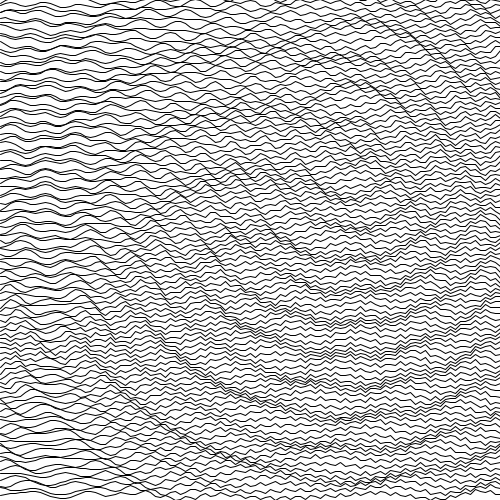
Frame 1 (no input)
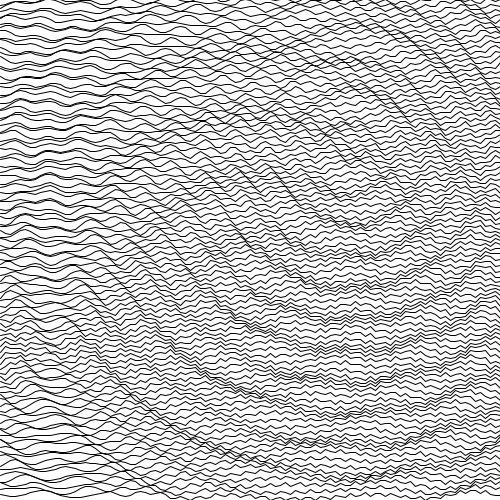
Frame 60 (the mouse pressed at the canvas centre just before this capture)
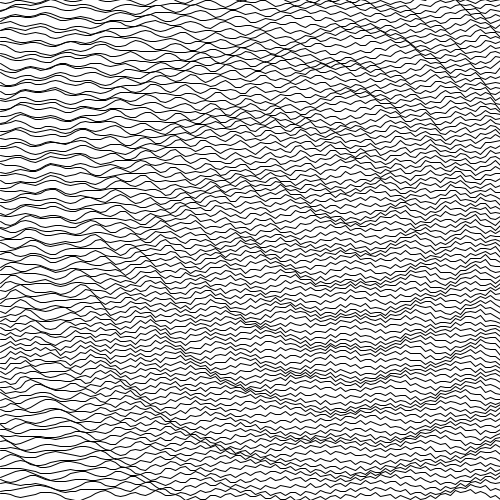
Frame 120 (the mouse held since frame 60 and released just before this capture)

The Processing sketch that drew these frames (run headless with seeded random() and noise(); from frame 60 on, the mouse is pressed at the canvas centre):

// Processing sketch: sineWaveExample
// ── sineWaveExample.pde
SineWave wave1 = new SineWave(250, 300, 10);
SineWave wave2 = new SineWave(350, 150, 5);
SineWave wave3 = new SineWave(50, 350, 2);

void setup() {
  size(500, 500);
}

void draw() {
  fill(255);
  noStroke();
  rect(0, 0, width, height);
  noFill();
  stroke(0);
  for (int y = 0; y < height; y += 5) {
    beginShape();
    for (int x = 0; x <= width; x += 5) {
      float a = (wave1.amplitude(x, y) + wave2.amplitude(x, y) + wave3.amplitude(x, y)) * 2;
      vertex(x, y + a);
    }
    endShape();
  }
}

class SineWave {
  float cx;
  float cy;
  float wavelength;
  
  SineWave(float cx, float cy, float wavelength) {
    this.cx = cx;
    this.cy = cy;
    this.wavelength = wavelength;
  }
  
  float amplitude(float x, float y) {
    float dx = x - this.cx;
    float dy = y - this.cy;
    return sin((sqrt(dx * dx + dy * dy) - frameCount) / this.wavelength);
  }
}
